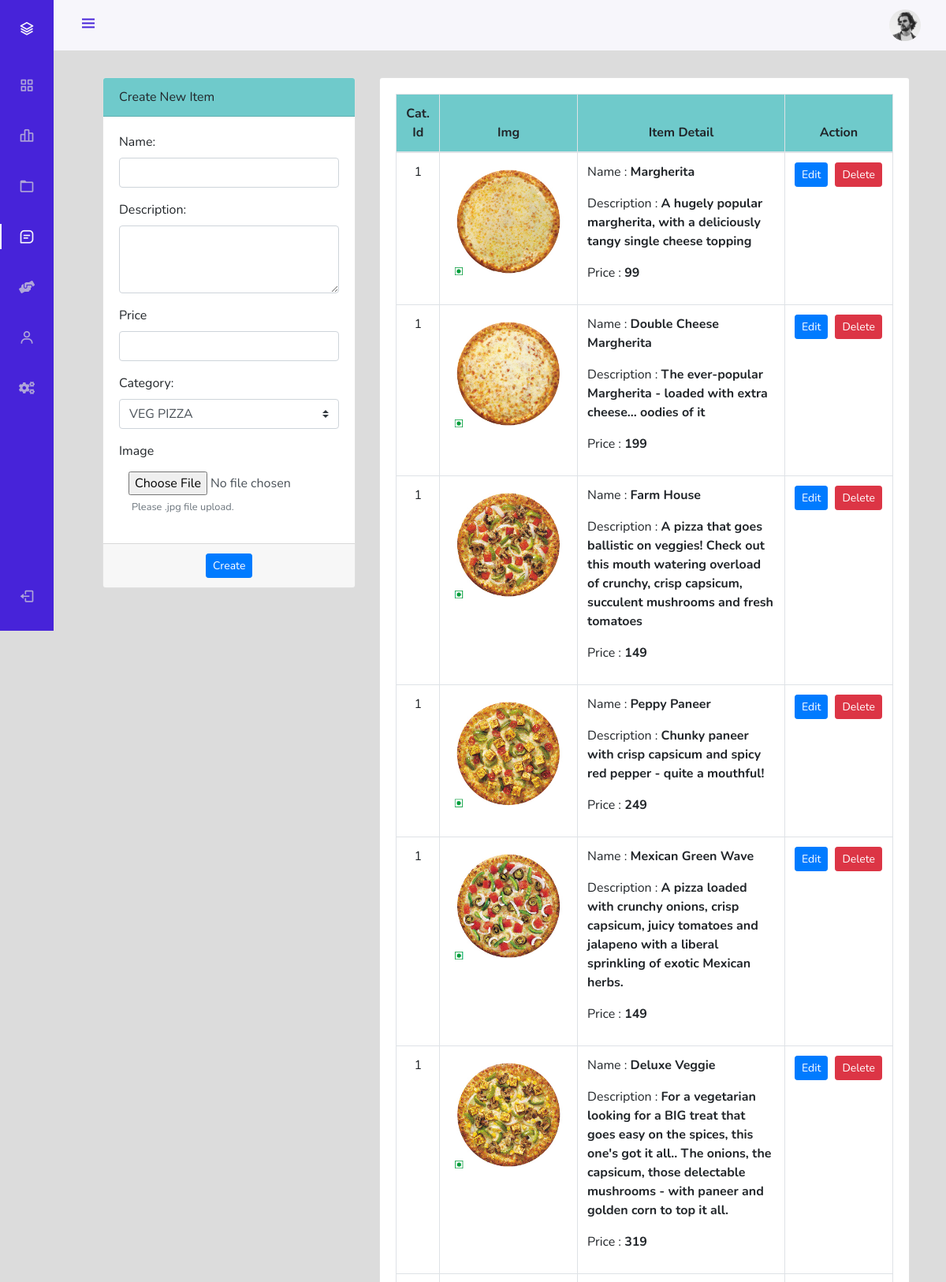
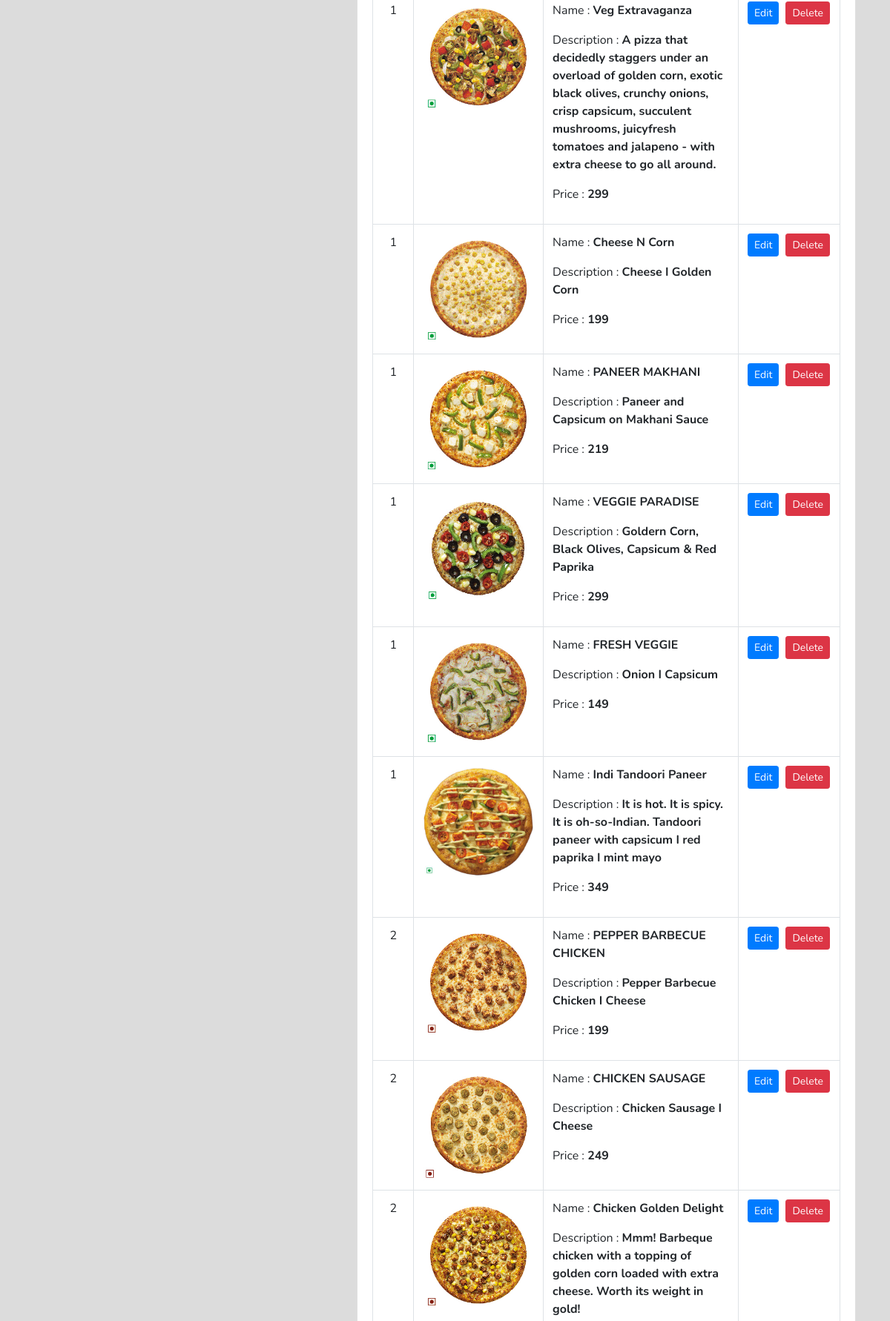
The app's page /admin/index.php?page=menuManage (signed in, upper part) with its own data (2 pictures, top to bottom).
### tables this page shows
CREATE TABLE `pizza` (
  `pizzaId` int(12) NOT NULL,
  `pizzaName` varchar(255) NOT NULL,
  `pizzaPrice` int(12) NOT NULL,
  `pizzaDesc` text NOT NULL,
  `pizzaCategorieId` int(12) NOT NULL,
  `pizzaPubDate` datetime NOT NULL DEFAULT current_timestamp()
);

### admin/menuManage.php (the view, shortened to what this page needs)
<div class="container-fluid" style="margin-top:98px">
	<div class="col-lg-12">
		<div class="row">
			<div class="col-md-4">
			<form action="partials/_menuManage.php" method="post" enctype="multipart/form-data">
				<div class="card mb-3">
					<div class="card-header" style="background-color: rgb(111 202 203);">
						Create New Item
				  	</div>
					<div class="card-body">
							<div class="form-group">
								<label class="control-label">Name: </label>
								<input type="text" class="form-control" name="name" required>
							</div>
							<div class="form-group">
								<label class="control-label">Description: </label>
								<textarea cols="30" rows="3" class="form-control" name="description" required></textarea>
							</div>
                            <div class="form-group">
								<label class="control-label">Price</label>
								<input type="number" class="form-control" name="price" required>
							</div>
							<div class="form-group">
								<label class="control-label">Category: </label>
								<select name="categoryId" id="categoryId" class="custom-select browser-default" required>
                                <?php
                                    $catsql = "SELECT * FROM `categories`";
                                    $catresult = mysqli_query($conn, $catsql);
                                    while($row = mysqli_fetch_assoc($catresult)){
                                        $catId = $row['categorieId'];
                                        $catName = $row['categorieName'];
                                        echo '<option value="' .$catId. '">' .$catName. '</option>';
                                    }
                                ?>
								</select>
							</div>
							<div class="form-group">
								<label for="image" class="control-label">Image</label>
								<input type="file" name="image" id="image" accept=".jpg" class="form-control" required style="border:none;">
								<small id="Info" class="form-text text-muted mx-3">Please .jpg file upload.</small>
							</div>
					</div>
					<div class="card-footer">
						<div class="row">
							<div class="mx-auto">
								<button type="submit" name="createItem" class="btn btn-sm btn-primary"> Create </button>
							</div>
						</div>
					</div>
				</div>
			</form>
			</div>
			<div class="col-md-8">
				<div class="card">
					<div class="card-body">
						<table class="table table-bordered table-hover mb-0">
							<thead style="background-color: rgb(111 202 203);">
								<tr>
									<th class="text-center" style="width:7%;">Cat. Id</th>
									<th class="text-center">Img</th>
									<th class="text-center" style="width:58%;">Item Detail</th>
									<th class="text-center" style="width:18%;">Action</th>
								</tr>
							</thead>
							<tbody>
                            <?php
                                $sql = "SELECT * FROM `pizza`";
                                $result = mysqli_query($conn, $sql);
                                while($row = mysqli_fetch_assoc($result)){
                                    $pizzaId = $row['pizzaId'];
                                    $pizzaName = $row['pizzaName'];
                                    $pizzaPrice = $row['pizzaPrice'];
                                    $pizzaDesc = $row['pizzaDesc'];
                                    $pizzaCategorieId = $row['pizzaCategorieId'];
                                    echo '<tr>
                                            <td class="text-center">' .$pizzaCategorieId. '</td>
                                            <td>
                                                <img src="/OnlinePizzaDelivery/img/pizza-'.$pizzaId. '.jpg" alt="image for this item" width="150px" height="150px">
                                            </td>
                                            <td>
                                                <p>Name : <b>' .$pizzaName. '</b></p>
                                                <p>Description : <b class="truncate">' .$pizzaDesc. '</b></p>
                                                <p>Price : <b>' .$pizzaPrice. '</b></p>
                                            </td>
                                            <td class="text-center">
												<div class="row mx-auto" style="width:112px">
													<button class="btn btn-sm btn-primary" type="button" data-toggle="modal" data-target="#updateItem' .$pizzaId. '">Edit</button>
													<form action="partials/_menuManage.php" method="POST">
														<button name="removeItem" class="btn btn-sm btn-danger" style="margin-left:9px;">Delete</button>
														<input type="hidden" name="pizzaId" value="'.$pizzaId. '">
													</form>
												</div>
                                            </td>
                                        </tr>';
                                }
                            ?>
							</tbody>
						</table>
					</div>
				</div>
			</div>
		</div>
	</div>
</div>

### admin/assetsForSideBar/css/styles.css (style rules this page uses)
:root { --header-height: 3rem; --nav-width: 68px; --first-color: #4723D9; --first-color-light: #AFA5D9; --white-color: #F7F6FB; --body-font: 'Nunito', sans-serif; --normal-font-size: 1rem; --z-fixed: 100; }
*,::before,::after { box-sizing: border-box; }
body { position: relative; margin: var(--header-height) 0 0 0; padding: 0 1rem; font-family: var(--body-font); font-size: var(--normal-font-size); transition: .5s; }
@media screen and (min-width: 768px) { body { margin: calc(var(--header-height) + 1rem) 0 0 0; padding-left: calc(var(--nav-width) + 2rem); } }

### records on screen
pizza: pizzaCategorieId "1", shows a picture, pizzaName "Margherita", pizzaDesc "A hugely popular margherita, with a deliciously tangy single cheese topping", pizzaPrice "99"
pizza: pizzaCategorieId "1", shows a picture, pizzaName "Double Cheese Margherita", pizzaDesc "The ever-popular Margherita - loaded with extra cheese... oodies of it", pizzaPrice "199"
pizza: pizzaCategorieId "1", shows a picture, pizzaName "Farm House", pizzaDesc "A pizza that goes ballistic on veggies! Check out this mouth watering overload of crunchy, crisp capsicum, succulent mushrooms and fresh tomatoes", pizzaPrice "149"
pizza: pizzaCategorieId "1", shows a picture, pizzaName "Peppy Paneer", pizzaDesc "Chunky paneer with crisp capsicum and spicy red pepper - quite a mouthful!", pizzaPrice "249"
pizza: pizzaCategorieId "1", shows a picture, pizzaName "Mexican Green Wave", pizzaDesc "A pizza loaded with crunchy onions, crisp capsicum, juicy tomatoes and jalapeno with a liberal sprinkling of exotic Mexican herbs.", pizzaPrice "149"
pizza: pizzaCategorieId "1", shows a picture, pizzaName "Deluxe Veggie", pizzaDesc "For a vegetarian looking for a BIG treat that goes easy on the spices, this one's got it all.. The onions, the capsicum, those delectable mushrooms - with paneer and golden corn to top it all.", pizzaPrice "319"
pizza: pizzaCategorieId "1", shows a picture, pizzaName "Veg Extravaganza", pizzaDesc "A pizza that decidedly staggers under an overload of golden corn, exotic black olives, crunchy onions, crisp capsicum, succulent mushrooms, juicyfresh tomatoes and jalapeno - with extra cheese to go all around.", pizzaPrice "299"
pizza: pizzaCategorieId "1", shows a picture, pizzaName "Cheese N Corn", pizzaDesc "Cheese I Golden Corn", pizzaPrice "199"
pizza: pizzaCategorieId "1", shows a picture, pizzaName "PANEER MAKHANI", pizzaDesc "Paneer and Capsicum on Makhani Sauce", pizzaPrice "219"
pizza: pizzaCategorieId "1", shows a picture, pizzaName "VEGGIE PARADISE", pizzaDesc "Goldern Corn, Black Olives, Capsicum & Red Paprika", pizzaPrice "299"
pizza: pizzaCategorieId "1", shows a picture, pizzaName "FRESH VEGGIE", pizzaDesc "Onion I Capsicum", pizzaPrice "149"
pizza: pizzaCategorieId "1", shows a picture, pizzaName "Indi Tandoori Paneer", pizzaDesc "It is hot. It is spicy. It is oh-so-Indian. Tandoori paneer with capsicum I red paprika I mint mayo", pizzaPrice "349"
pizza: pizzaCategorieId "2", shows a picture, pizzaName "PEPPER BARBECUE CHICKEN", pizzaDesc "Pepper Barbecue Chicken I Cheese", pizzaPrice "199"
pizza: pizzaCategorieId "2", shows a picture, pizzaName "CHICKEN SAUSAGE", pizzaDesc "Chicken Sausage I Cheese", pizzaPrice "249"
pizza: pizzaCategorieId "2", shows a picture, pizzaName "Chicken Golden Delight", pizzaDesc "Mmm! Barbeque chicken with a topping of golden corn loaded with extra cheese. Worth its weight in gold!"

### other values on screen
form field categoryId "VEG PIZZA"
